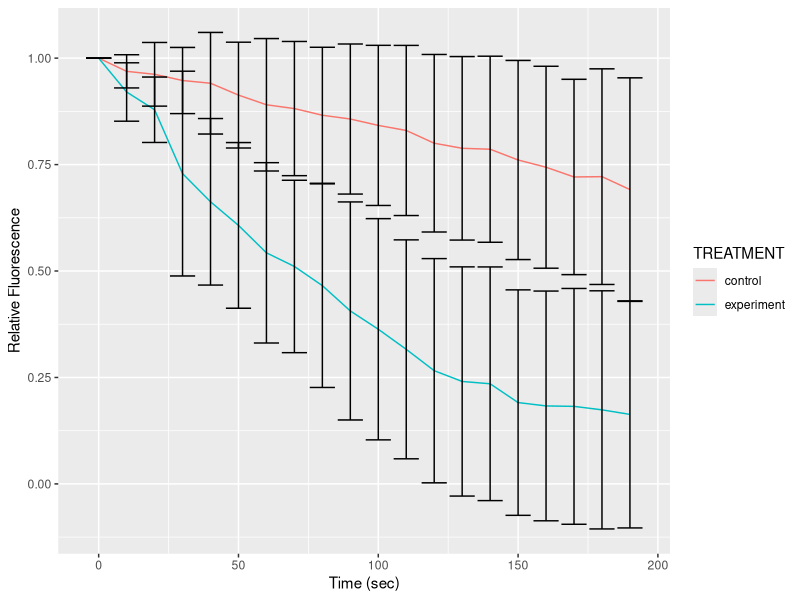
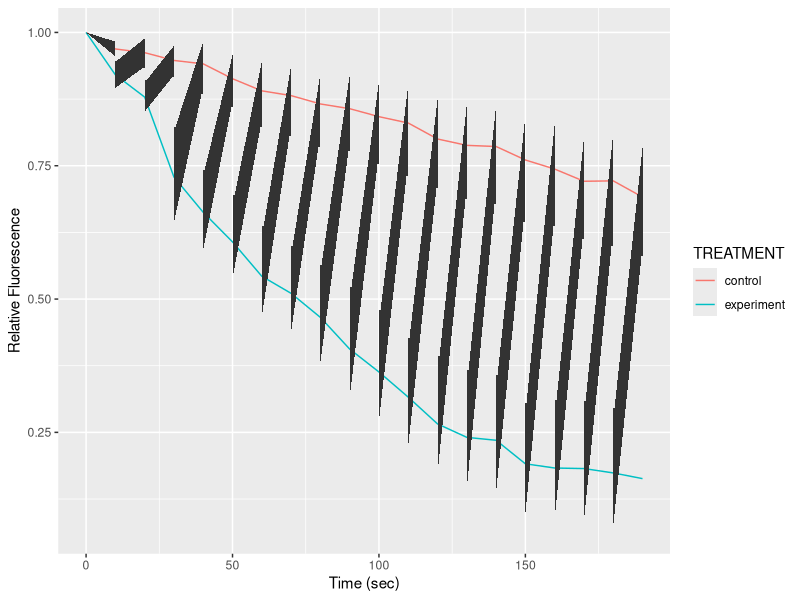

Reproduce these figures in R, in order.
## ---- chunk 1
knitr::opts_chunk$set(echo = TRUE)
## ---- chunk 2
## Up-regulated genes ======================================================== #
## 4034 genes up-regulated in either experiment (vs control)
ol.obs = 92
A =  2155 + 92   # total size of Cluster 2 (Set A = bigger set)
B =  203 +  92   # total size of Cluster 3 (Set B = smaller set)
N = 4034  # total genes up-regulated in both experiments
# 

# # What is the expected overlap based on the null hypothesis of independence?
# [# genes in (A AND B)] = [# genes in A] * [# genes in B] / N

exp.overlap = A * B / N
print(paste("Expected overlap =", round(exp.overlap,2)))

## ---- chunk 3

?dhyper
?phyper
## ---- chunk 4
## p-value using hypergeometric test ========================================= #

# using CDF function
# lower tail: overlap less than expected by chance, P(X < X or X = x)
overlap = 92 # observed overlap 

phyper(overlap, B, N - B, A)


# using PDF function 
sum(dhyper(0:ol.obs, B, N - B, A ))

## ---- chunk 5
## with Fisher's exact test ================================================== #
#make contingency table 
OL = 92
A = 2155
B = 203
leftover = 4034 - (2155 + 92 + 203)


Observed <- rbind(c(OL, A),
                       c(B, leftover))
rownames(Observed) = c("Overlap", "A set")
colnames(Observed) = c("B set", "Remainder")
Observed

fisher.test(Observed)
## ---- chunk 6
#The p value in the phyper is slightly smaller than in fishers test 
## ---- chunk 7
library(dplyr)

data = read.csv("HW7_data.csv", header = T, row.names = "X")
head(data)
se<- function(x) sd(x) / sqrt(length(x)) 


data2 = data %>%
  group_by(TREATMENT, time) %>%
  summarise(mean = mean(Values), sd = sd(Values), se =se(Values) ) %>% 
  mutate(upper_SEM = mean + se, 
         lower_SEM = mean - se, 
         upper_SD = mean + sd,
         lower_SD = mean - sd)
head(data2)

## ---- chunk 8
library(ggplot2)

ggplot(data2, 
          aes(x=time,
               y= mean)) + 
  geom_line(aes(col =TREATMENT)) + 
  geom_errorbar(mapping=aes(x=time, ymin=lower_SD, ymax=upper_SD)) + 
  labs(x = "Time (sec)", y = "Relative Fluorescence")
  
#wtf?! this looks insane -- is this wrong??? 
## ---- chunk 9
ggplot(data2, 
          aes(x=time,
               y= mean)) + 
  geom_line(aes(col =TREATMENT)) + 
  geom_ribbon(mapping=aes(x=time, ymin=lower_SEM, ymax=upper_SEM)) + 
  labs(x = "Time (sec)", y = "Relative Fluorescence")
## ---- chunk 10
# The second one clearly. The first one is way to cluttered and difficult to interpret. In the second one, you can see more cleary the delimiation of the error bars across both treatments. 
